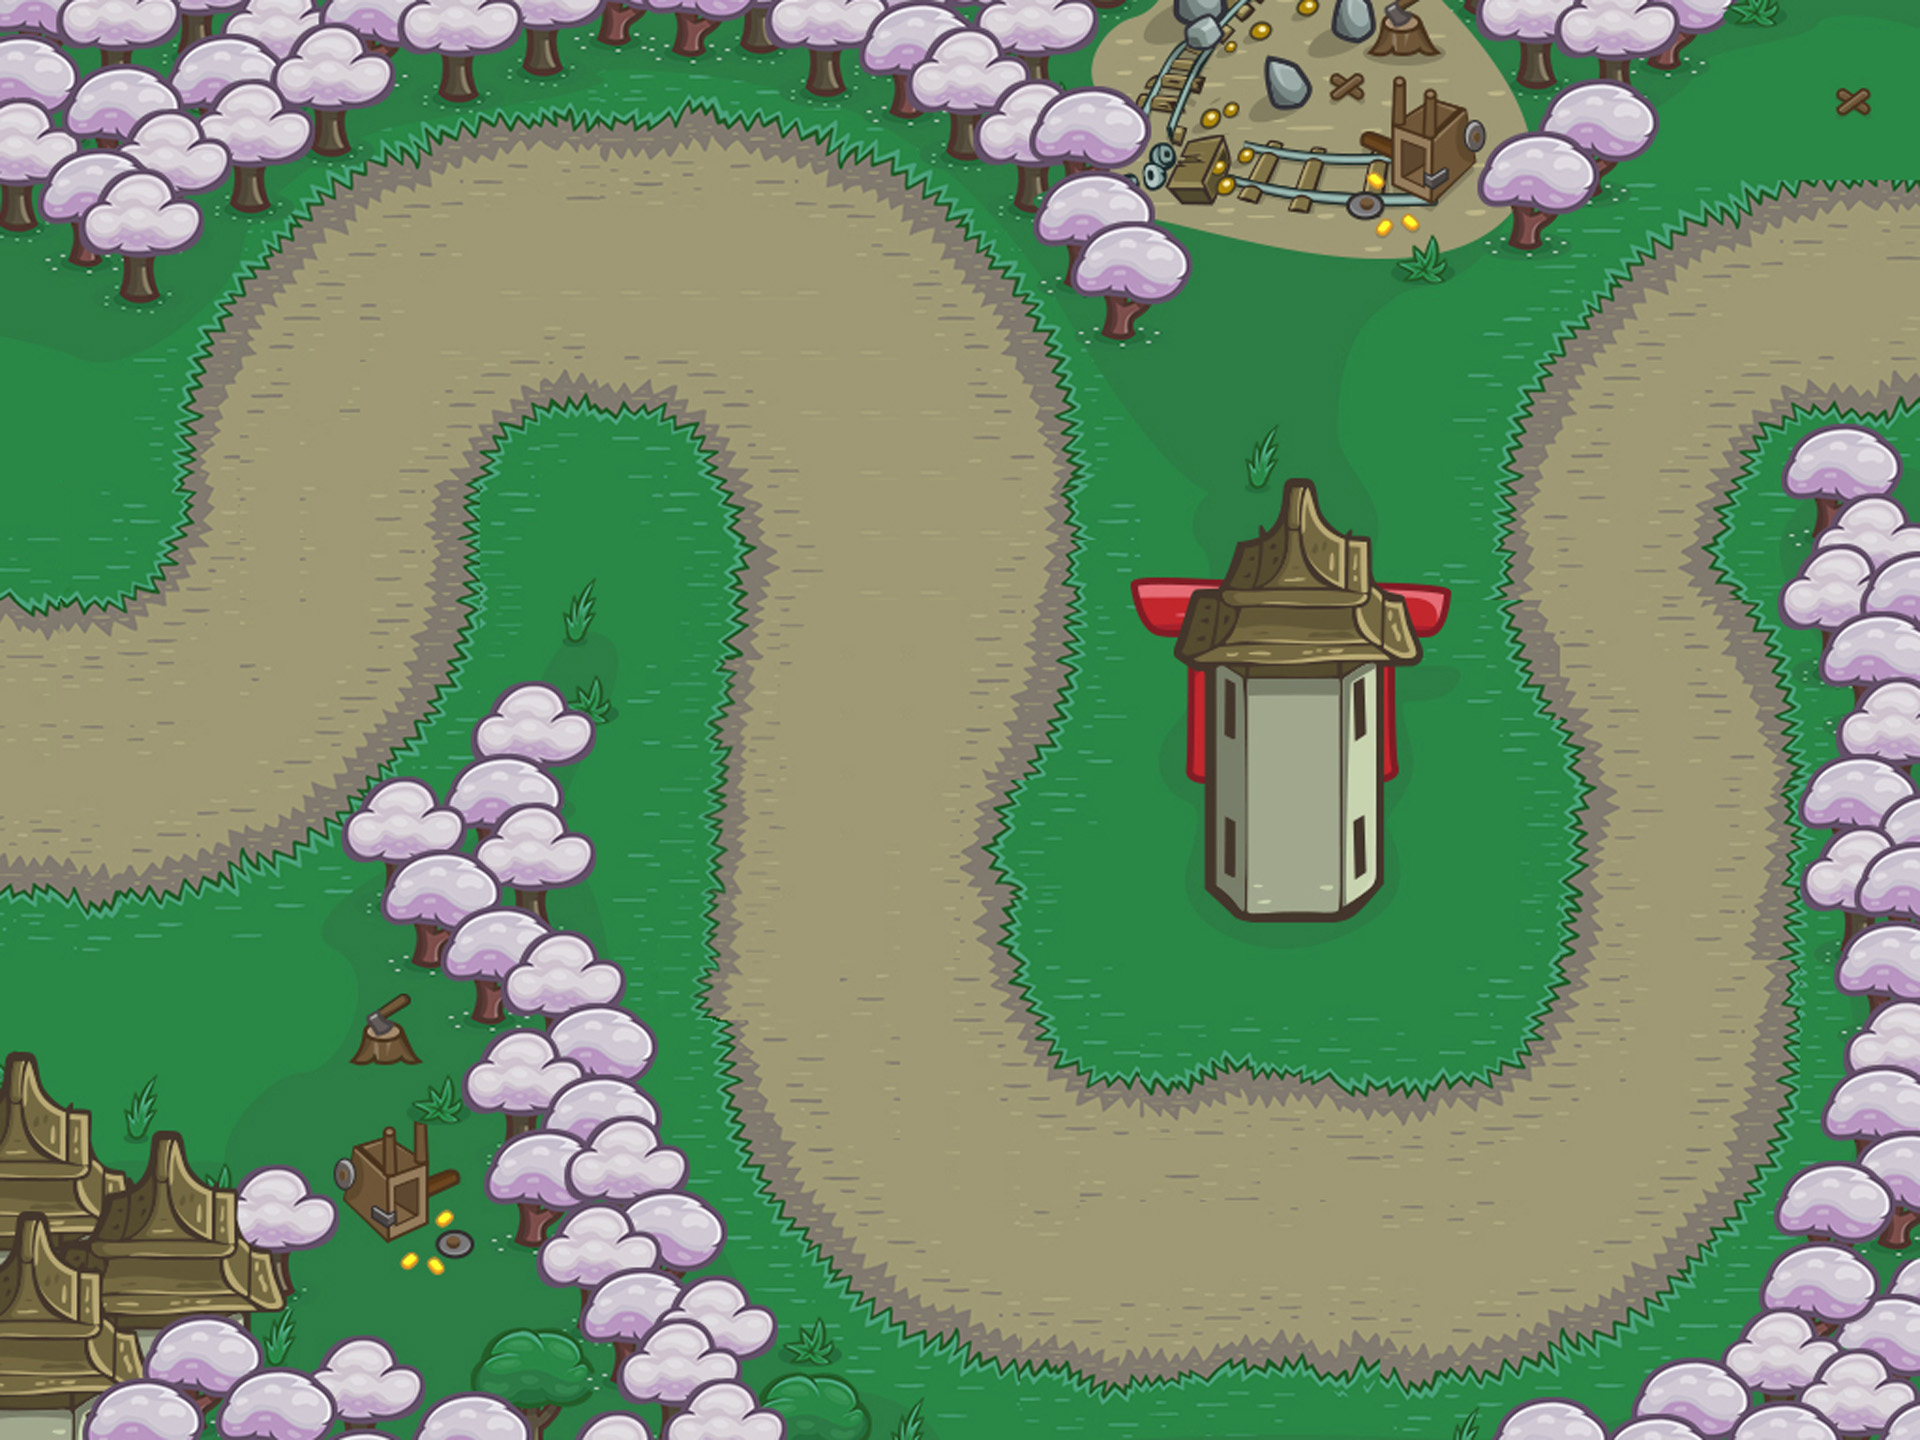

The image is a tile-based game level rendered from a .tmx file. Its description and complete source (layers, tilesets, objects, tile grids) follow:
An orthogonal 1x1 tile map with 1920x1440 px tiles, 1 tile layer (map) and 6 objects (111, test, point).

<map version="1.0" orientation="orthogonal" renderorder="right-down" width="1" height="1" tilewidth="1920" tileheight="1440" nextobjectid="11">
 <tileset firstgid="1" name="map4" tilewidth="1920" tileheight="1440" tilecount="1">
  <image source="../images/maps/map4.jpg" width="1920" height="1440" />
 </tileset>
 <layer name="map" width="1" height="1">
  <data encoding="csv">
1
</data>
 </layer>
 <objectgroup name="base">
  <object id="5" x="600" y="524" />
  <object id="6" x="1432" y="960" />
  <object id="7" x="1144" y="936" />
 </objectgroup>
 <objectgroup name="way">
  <object id="8" name="111" x="-16" y="748">
   <polyline points="0,0 224,-20 340,-172 432,-448 768,-488 884,-372 924,356 1032,456 1584,436 1684,300 1696,-40 1604,-252 1736,-436 1948,-456" />
  </object>
 </objectgroup>
 <objectgroup name="click">
  <object id="9" name="test" x="3.0303" y="609.091">
   <polygon points="0,0 115.152,6.06061 187.879,-57.5758 196.97,-139.394 215.152,-266.667 287.879,-357.576 393.939,-445.455 560.606,-481.818 748.485,-493.939 869.697,-433.333 990.909,-327.273 1054.55,-187.879 1048.48,-45.4545 1006.06,169.697 978.788,284.848 1000,381.818 1063.64,475.758 1142.42,496.97 1239.39,475.758 1396.97,503.03 1500,487.879 1557.58,403.03 1600,266.667 1600,163.636 1539.39,48.4848 1521.21,-84.8485 1551.52,-212.121 1627.27,-318.182 1772.73,-406.061 1896.97,-403.03 1896.97,-224.242 1772.73,-212.121 1724.24,-148.485 1700,-66.6667 1736.36,12.1212 1775.76,148.485 1778.79,339.394 1763.64,503.03 1700,612.121 1596.97,724.242 1360.61,754.545 1124.24,745.455 972.727,712.121 836.364,627.273 733.333,466.667 721.212,281.818 751.515,-60.6061 751.515,-130.303 678.788,-215.152 548.485,-224.242 451.515,-160.606 448.485,-45.4545 412.121,90.9091 351.515,169.697 227.273,251.515 60.6061,272.727 6.06061,269.697" />
  </object>
 </objectgroup>
 <objectgroup name="birth">
  <object id="10" name="point" x="57.5758" y="742.424" />
 </objectgroup>
</map>
